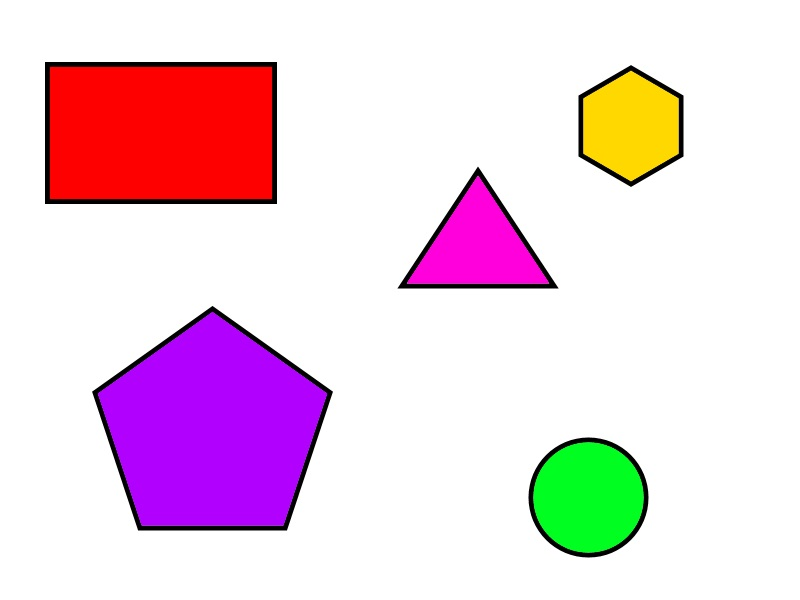
#> input picture images/shape.jpg, 800 x 600 px, found by its file name
$ python detectCircle.py
#> lines starting #> are read from the running program, lines starting #| are printed output that depends on the picture
import cv2
import numpy as np
from matplotlib import pyplot as plt

bgr_img = cv2.imread('./images/shape.jpg') # read as it is
#> bgr_img is the input picture: shape (600, 800, 3); mean B, G, R 223.7, 210.1, 237.8

if bgr_img.shape[-1] == 3:           # color image
    b,g,r = cv2.split(bgr_img)       # get b,g,r
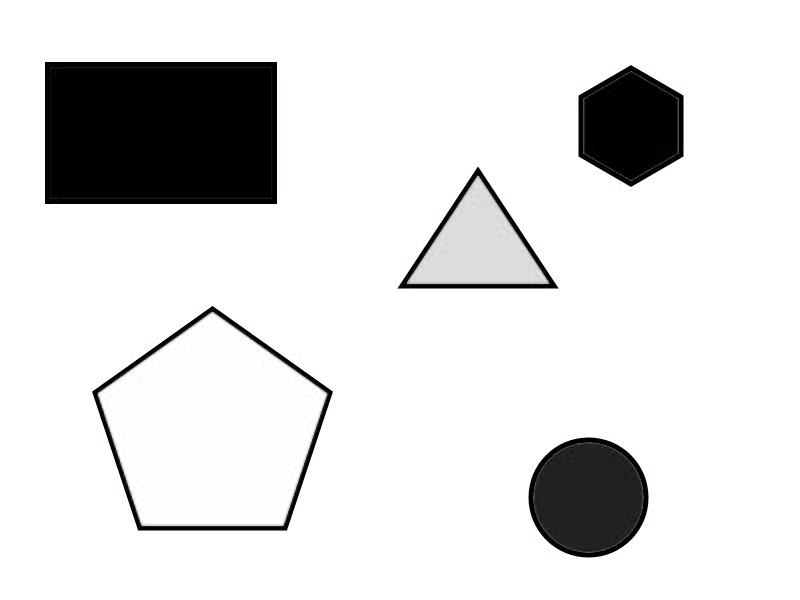
#> b: shape (600, 800); min 0, max 255, mean 223.7
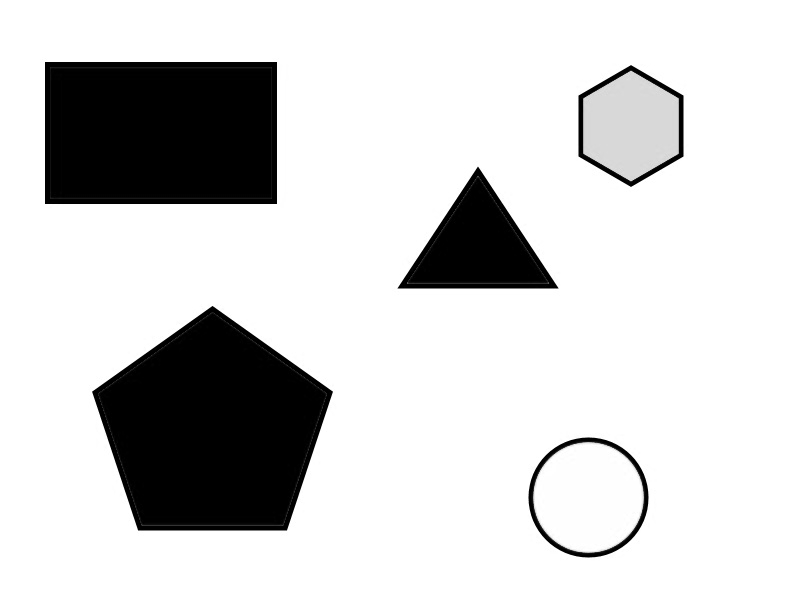
#> g: shape (600, 800); min 0, max 255, mean 210.1
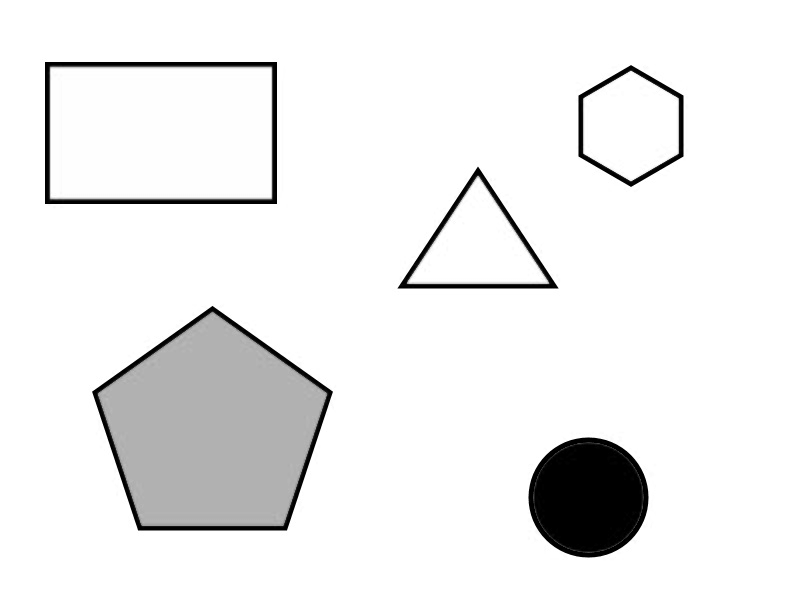
#> r: shape (600, 800); min 0, max 255, mean 237.8
    rgb_img = cv2.merge([r,g,b])     # switch it to rgb
    gray_img = cv2.cvtColor(bgr_img, cv2.COLOR_BGR2GRAY)
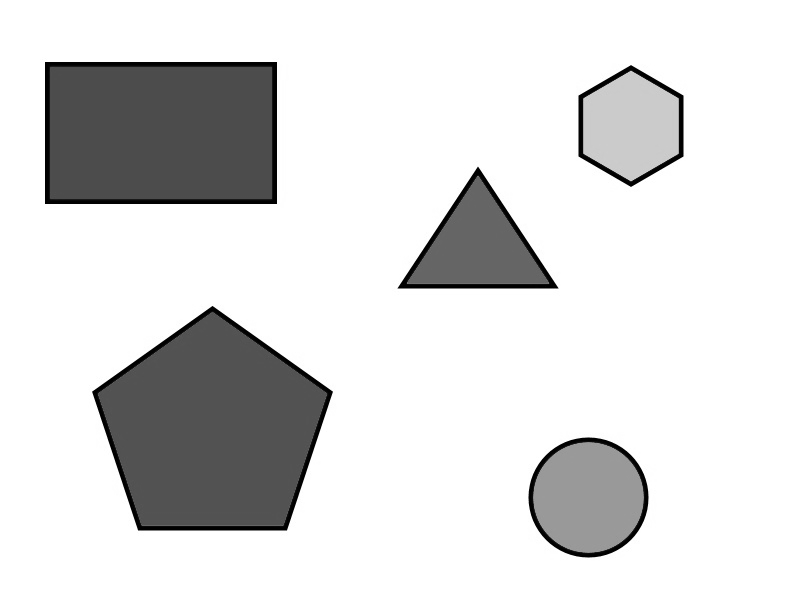
#> gray_img: shape (600, 800); min 0, max 255, mean 220
else:
    gray_img = bgr_img

img = cv2.medianBlur(gray_img, 5)
cimg = cv2.cvtColor(img,cv2.COLOR_GRAY2BGR)

circles = cv2.HoughCircles(img,cv2.HOUGH_GRADIENT,1,20,
                            param1=50,param2=30,minRadius=50,maxRadius=0)
#> circles = [[588.5, 496.5, 59.7], [212.5, 460.5, 127], [200.5, 429.5, 108.5], [247.5, 438.5, 87.6], [230.5, 427.5, 89.4], [171.5, 425.5, 74.5]]

circles = np.uint16(np.around(circles))
#> circles = [[588, 496, 60], [212, 460, 127], [200, 430, 108], [248, 438, 88], [230, 428, 89], [172, 426, 74]]

for i in circles[0,:]:
    # draw the outer circle
    cv2.circle(cimg,(i[0],i[1]),i[2],(0,255,0),2)
    # draw the center of the circle
    cv2.circle(cimg,(i[0],i[1]),2,(0,0,255),3)
#> this loop made 6 passes
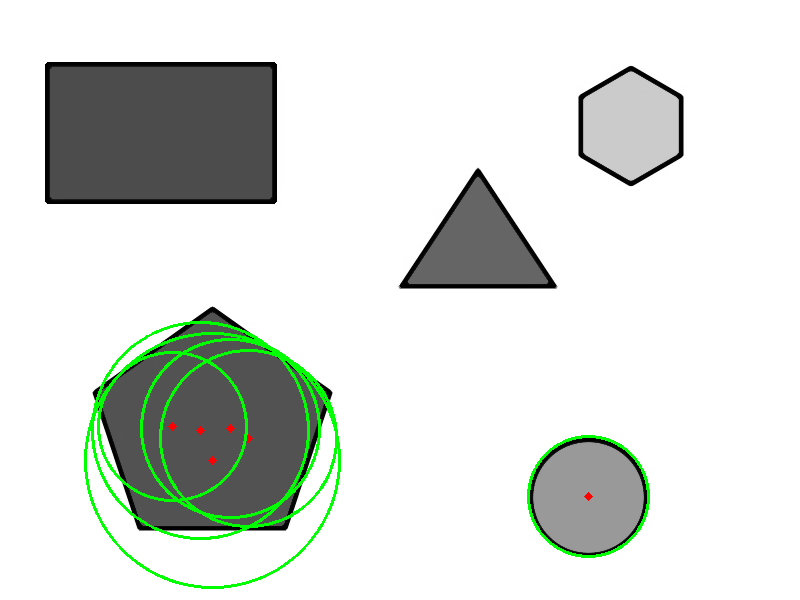
#> cimg: shape (600, 800, 3); mean B, G, R 217.2, 222.3, 217.3

plt.subplot(121),plt.imshow(rgb_img)
plt.title('Input Image'), plt.xticks([]), plt.yticks([])
plt.subplot(122),plt.imshow(cimg)
plt.title('Hough Transform'), plt.xticks([]), plt.yticks([])
plt.show()
#> figure, not shown here; B, G, R data is drawn as R, G, B

$ run again, with images/act2.png saved as images/shape.jpg
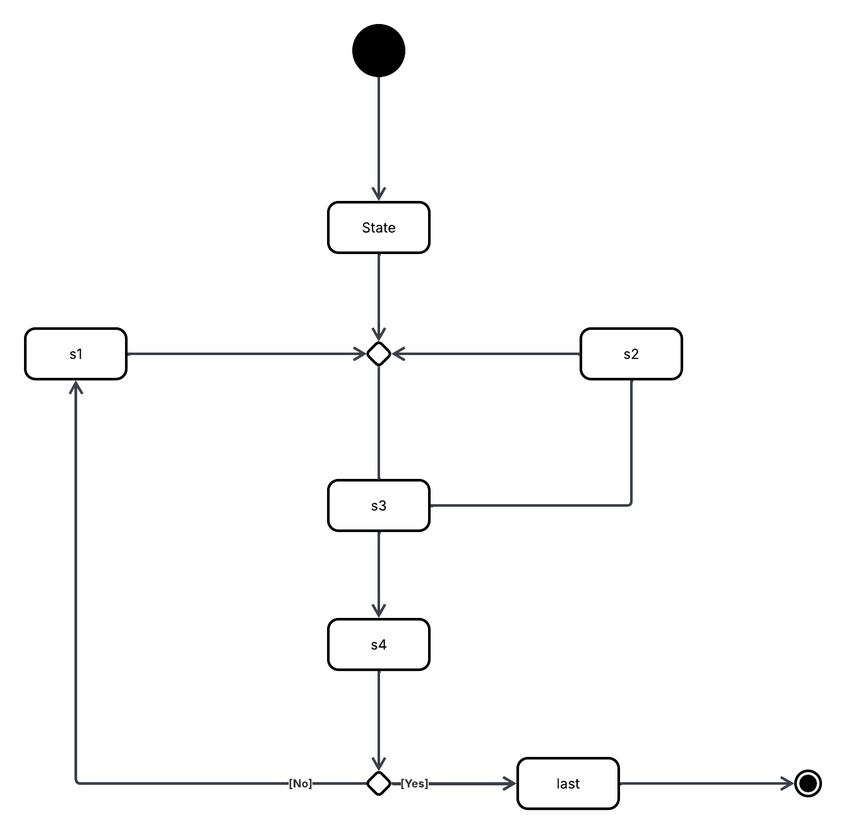
#> input picture images/act2.png, 846 x 834 px, shrunk from 1340 x 1320 before the run, found by its file name
#> bgr_img is the input picture: shape (834, 846, 3); mean B, G, R 250.4, 250.3, 250.3
#> `circles = cv2.HoughCircles(img,cv2.HOUGH_GRADIENT,1,20, param1=50,para..`: circles = 13 rows, first 8: [596.5, 565.5, 220.9], [396.5, 346.5, 185.8], [503.5, 656.5, 154], [355.5, 366.5, 116.9], [360.5, 345.5, 145.9], [340.5, 655.5, 127.5], [340.5, 342.5, 139.9], [340.5, 449.5, 95.1]
#> `circles = np.uint16(np.around(circles))`: circles = 13 rows, first 8: [596, 566, 221], [396, 346, 186], [504, 656, 154], [356, 366, 117], [360, 346, 146], [340, 656, 128], [340, 342, 140], [340, 450, 95]
#> the loop `for i in circles[0,:]:` made 13 passes
#> after the loop `for i in circles[0,:]:`:
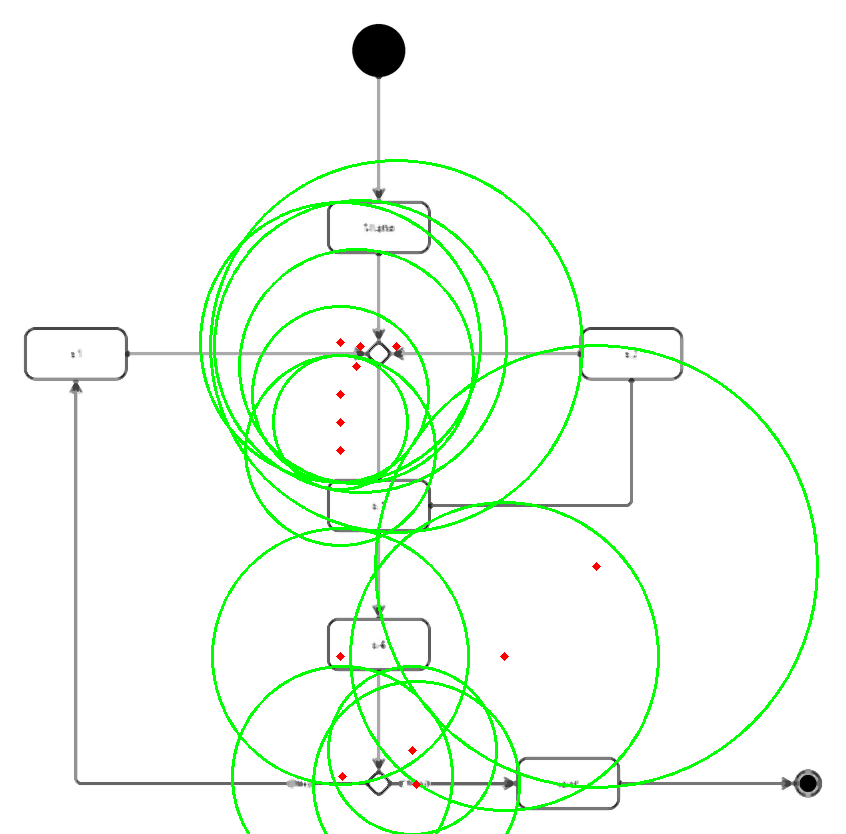
#> cimg: shape (834, 846, 3); mean B, G, R 241.7, 251.6, 241.9
#> `plt.show()`:
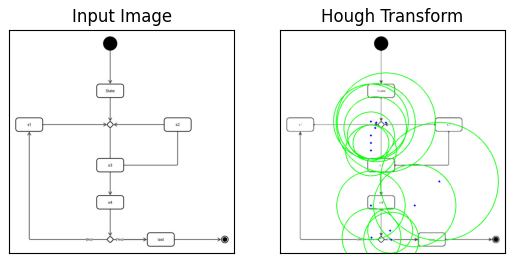
#> figure drawn by matplotlib, 2 panels; B, G, R data is drawn as R, G, B
